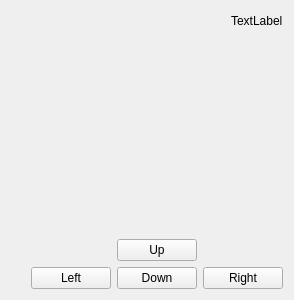
<?xml version="1.0" encoding="UTF-8"?>
<ui version="4.0">
 <class>ClientWindow</class>
 <widget class="QWidget" name="ClientWindow">
  <property name="geometry">
   <rect>
    <x>0</x>
    <y>0</y>
    <width>287</width>
    <height>300</height>
   </rect>
  </property>
  <property name="windowTitle">
   <string>Form</string>
  </property>
  <layout class="QHBoxLayout" name="horizontalLayout_2">
   <item>
    <layout class="QVBoxLayout" name="verticalLayout_2">
     <item>
      <layout class="QGridLayout" name="mapLayout"/>
     </item>
     <item>
      <spacer name="verticalSpacer_2">
       <property name="orientation">
        <enum>Qt::Vertical</enum>
       </property>
       <property name="sizeHint" stdset="0">
        <size>
         <width>20</width>
         <height>40</height>
        </size>
       </property>
      </spacer>
     </item>
     <item>
      <layout class="QHBoxLayout" name="inventoryLayout"/>
     </item>
    </layout>
   </item>
   <item>
    <layout class="QVBoxLayout" name="verticalLayout">
     <item>
      <layout class="QHBoxLayout" name="logoLayout"/>
     </item>
     <item>
      <layout class="QVBoxLayout" name="pointsLayout">
       <item>
        <layout class="QHBoxLayout" name="scoreLayout">
         <item>
          <spacer name="horizontalSpacer">
           <property name="orientation">
            <enum>Qt::Horizontal</enum>
           </property>
           <property name="sizeHint" stdset="0">
            <size>
             <width>40</width>
             <height>20</height>
            </size>
           </property>
          </spacer>
         </item>
         <item>
          <widget class="QLabel" name="scoreLabel">
           <property name="text">
            <string>TextLabel</string>
           </property>
          </widget>
         </item>
        </layout>
       </item>
      </layout>
     </item>
     <item>
      <layout class="QVBoxLayout" name="eventsLayout"/>
     </item>
     <item>
      <layout class="QGridLayout" name="gridLayout">
       <item row="1" column="3">
        <widget class="QPushButton" name="upButton">
         <property name="styleSheet">
          <string notr="true"/>
         </property>
         <property name="text">
          <string>Up</string>
         </property>
        </widget>
       </item>
       <item row="2" column="3">
        <widget class="QPushButton" name="downButton">
         <property name="whatsThis">
          <string>&lt;html&gt;&lt;head/&gt;&lt;body&gt;&lt;pre style=&quot;-qt-paragraph-type:empty; margin-top:0px; margin-bottom:20px; margin-left:0px; margin-right:0px; -qt-block-indent:0; text-indent:0px; line-height:150%; font-family:'Courier New'; background-color:#f5f2f0;&quot;&gt;&lt;br/&gt;&lt;/pre&gt;&lt;/body&gt;&lt;/html&gt;</string>
         </property>
         <property name="styleSheet">
          <string notr="true"/>
         </property>
         <property name="text">
          <string>Down</string>
         </property>
        </widget>
       </item>
       <item row="2" column="0">
        <widget class="QPushButton" name="leftButton">
         <property name="styleSheet">
          <string notr="true"/>
         </property>
         <property name="text">
          <string>Left</string>
         </property>
        </widget>
       </item>
       <item row="0" column="3">
        <spacer name="verticalSpacer">
         <property name="orientation">
          <enum>Qt::Vertical</enum>
         </property>
         <property name="sizeHint" stdset="0">
          <size>
           <width>20</width>
           <height>40</height>
          </size>
         </property>
        </spacer>
       </item>
       <item row="2" column="4">
        <widget class="QPushButton" name="rightButton">
         <property name="text">
          <string>Right</string>
         </property>
        </widget>
       </item>
      </layout>
     </item>
    </layout>
   </item>
  </layout>
 </widget>
 <resources/>
 <connections/>
</ui>
